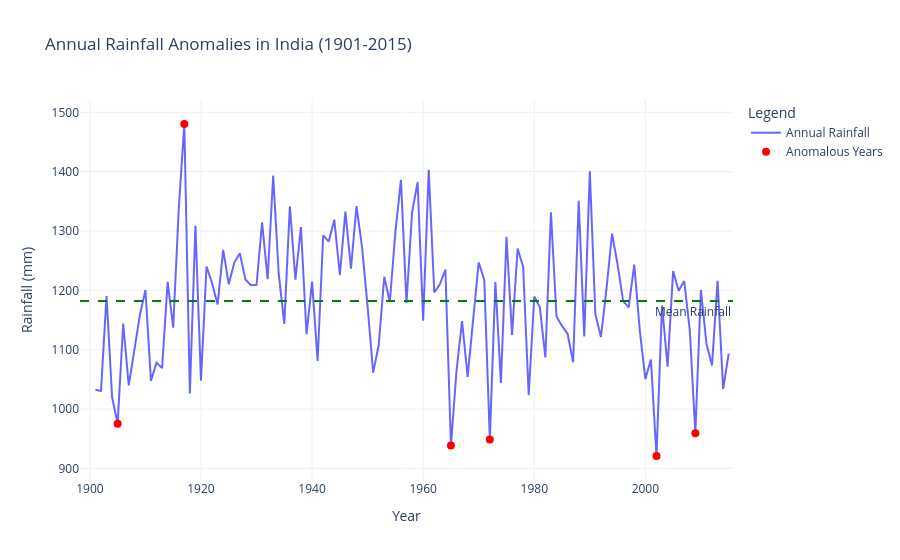

Notebook cell for this chart:
### Markdown cell above
### The analysis identifies five significant drought years (e.g., 2002 and 2009) and seven extreme rainfall years (e.g., 1917 and 1990) based on deviations from the mean annual rainfall. Seasonal rainfall correlations with annual totals reveal that the monsoon season (June-September) has the strongest correlation (0.93), which indicates it predominantly drives annual rainfall patterns. In contrast, other seasons like January-February (0.23) and March-May (0.31) have weaker correlations, which emphasizes the critical role of the monsoon in India’s overall rainfall dynamics.

### Code cell
from sklearn.ensemble import IsolationForest

# detect anomalous rainfall years based on annual data
isolation_forest = IsolationForest(contamination=0.05, random_state=42)
df['Annual_Anomaly'] = isolation_forest.fit_predict(df[['ANNUAL']])

# identify anomalies in annual rainfall
annual_anomalies = df[df['Annual_Anomaly'] == -1]

# detect anomalous months based on monthly data
monthly_data = df[['JAN', 'FEB', 'MAR', 'APR', 'MAY', 'JUN', 'JUL', 'AUG', 'SEP', 'OCT', 'NOV', 'DEC']]
monthly_anomalies = isolation_forest.fit_predict(monthly_data)

# add anomaly detection results for months
df['Monthly_Anomaly'] = monthly_anomalies
monthly_anomalies_df = df[df['Monthly_Anomaly'] == -1][['YEAR'] + monthly_columns]

fig_annual_anomalies = go.Figure()

fig_annual_anomalies.add_trace(go.Scatter(
    x=df['YEAR'],
    y=df['ANNUAL'],
    mode='lines',
    name='Annual Rainfall',
    line=dict(color='blue', width=2),
    opacity=0.6
))

fig_annual_anomalies.add_trace(go.Scatter(
    x=annual_anomalies['YEAR'],
    y=annual_anomalies['ANNUAL'],
    mode='markers',
    name='Anomalous Years',
    marker=dict(color='red', size=8, symbol='circle')
))

fig_annual_anomalies.add_hline(
    y=df['ANNUAL'].mean(),
    line_dash='dash',
    line_color='green',
    annotation_text='Mean Rainfall',
    annotation_position='bottom right'
)

fig_annual_anomalies.update_layout(
    title='Annual Rainfall Anomalies in India (1901-2015)',
    xaxis_title='Year',
    yaxis_title='Rainfall (mm)',
    template='plotly_white',
    legend=dict(title="Legend"),
    height=500
)

fig_annual_anomalies.show()

### Figure 1 — Plotly figure (JSON) as saved in the notebook; plotly's stock layout.template omitted (floating-point values rounded to 4 significant figures)
{"data": [{"line": {"color": "blue", "width": 2}, "mode": "lines", "name": "Annual Rainfall", "opacity": 0.6, "type": "scatter", "x": [1901, 1902, 1903, 1904, 1905, 1906, 1907, 1908, 1909, 1910, 1911, 1912, 1913, 1914, 1915, 1916, 1917, 1918, 1919, 1920, 1921, 1922, 1923, 1924, 1925, 1926, 1927, 1928, 1929, 1930, 1931, 1932, 1933, 1934, 1935, 1936, 1937, 1938, 1939, 1940, 1941, 1942, 1943, 1944, 1945, 1946, 1947, 1948, 1949, 1950, 1951, 1952, 1953, 1954, 1955, 1956, 1957, 1958, 1959, 1960, 1961, 1962, 1963, 1964, 1965, 1966, 1967, 1968, 1969, 1970, 1971, 1972, 1973, 1974, 1975, 1976, 1977, 1978, 1979, 1980, 1981, 1982, 1983, 1984, 1985, 1986, 1987, 1988, 1989, 1990, 1991, 1992, 1993, 1994, 1995, 1996, 1997, 1998, 1999, 2000, 2001, 2002, 2003, 2004, 2005, 2006, 2007, 2008, 2009, 2010, 2011, 2012, 2013, 2014, 2015], "y": [1032.0, 1030.0, 1190.0, 1020.0, 975.3, 1144.0, 1040.0, 1097.0, 1158.0, 1200.0, 1048.0, 1078.0, 1069.0, 1214.0, 1137.0, 1337.0, 1480.0, 1026.0, 1309.0, 1048.0, 1240.0, 1212.0, 1176.0, 1268.0, 1210.0, 1247.0, 1263.0, 1218.0, 1208.0, 1209.0, 1315.0, 1219.0, 1394.0, 1228.0, 1143.0, 1342.0, 1218.0, 1307.0, 1126.0, 1215.0, 1081.0, 1293.0, 1282.0, 1319.0, 1226.0, 1333.0, 1237.0, 1342.0, 1272.0, 1172.0, 1061.0, 1108.0, 1223.0, 1180.0, 1298.0, 1386.0, 1178.0, 1331, 1382.0, 1149, 1403, 1196.0, 1210.0, 1235.0, 938.4, 1064, 1148.0, 1054.0, 1148.0, 1247, 1218, 948.5, 1214, 1044.0, 1290.0, 1125.0, 1270.0, 1239.0, 1023.0, 1190.0, 1172.0, 1087.0, 1332.0, 1156.0, 1140, 1127.0, 1079.0, 1351, 1122.0, 1401.0, 1160.0, 1121.0, 1202.0, 1296.0, 1244.0, 1182.0, 1171.0, 1244.0, 1132, 1050.0, 1083.0, 920.8, 1174.0, 1071.0, 1232.0, 1199.0, 1216.0, 1132.0, 959.3, 1200.0, 1110.0, 1074.0, 1216.0, 1034.0, 1093.0]}, {"marker": {"color": "red", "size": 8, "symbol": "circle"}, "mode": "markers", "name": "Anomalous Years", "type": "scatter", "x": [1905, 1917, 1965, 1972, 2002, 2009], "y": [975.3, 1480.0, 938.4, 948.5, 920.8, 959.3]}], "layout": {"annotations": [{"showarrow": false, "text": "Mean Rainfall", "x": 1, "xanchor": "right", "xref": "x domain", "y": 1182.0, "yanchor": "top", "yref": "y"}], "autosize": true, "legend": {"title": {"text": "Legend"}}, "shapes": [{"line": {"color": "green", "dash": "dash"}, "type": "line", "x0": 0, "x1": 1, "xref": "x domain", "y0": 1182.0, "y1": 1182.0, "yref": "y"}], "title": {"text": "Annual Rainfall Anomalies in India (1901-2015)"}, "xaxis": {"autorange": true, "range": [1898.0, 2016.0], "title": {"text": "Year"}, "type": "linear"}, "yaxis": {"autorange": true, "range": [878.5, 1523.0], "title": {"text": "Rainfall (mm)"}, "type": "linear"}}}
